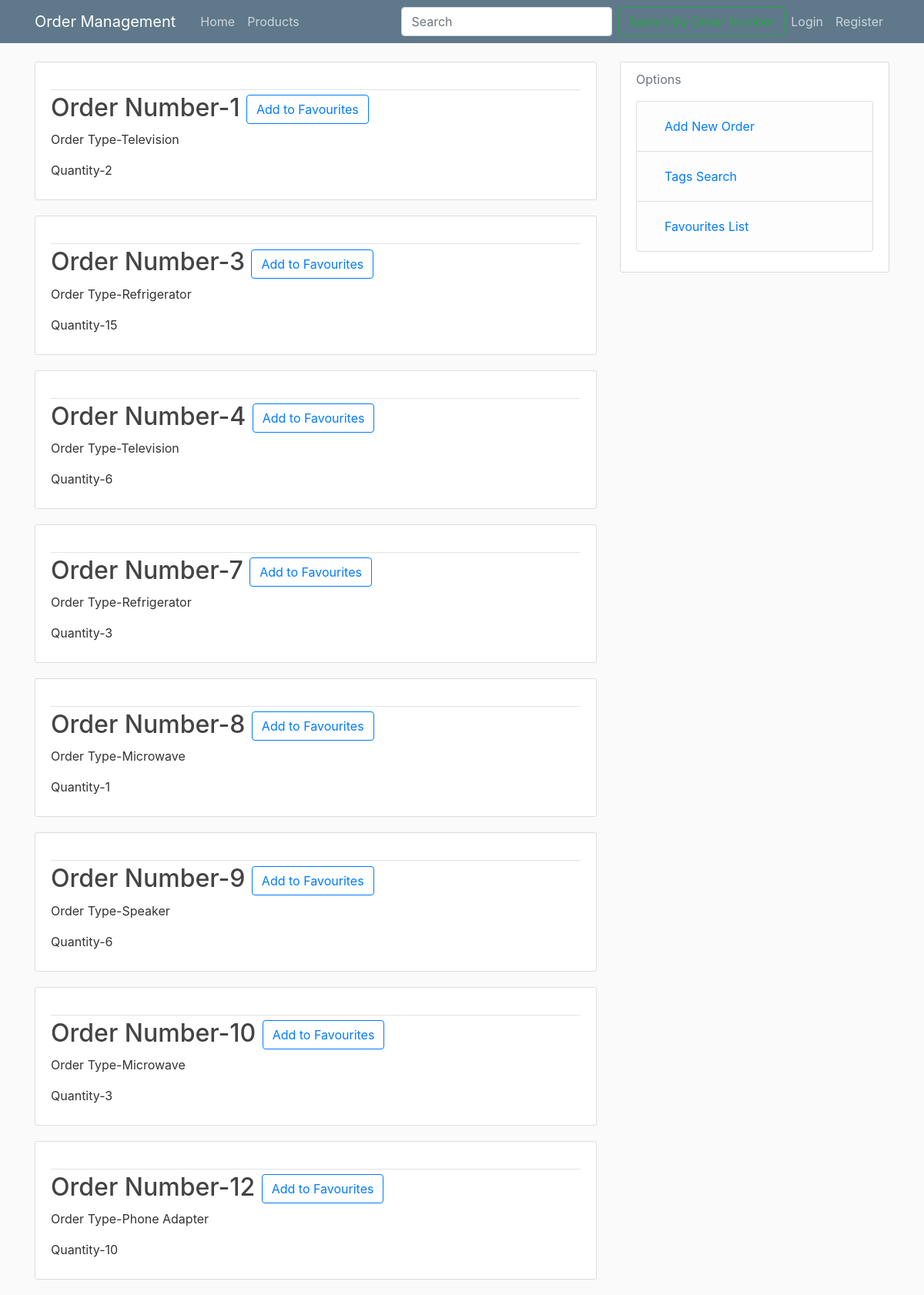
The page / on the database its author committed.
### order/models.py (models this page shows, shortened)
class Orders(models.Model):
    Name=models.CharField(max_length=100)
    Order_Number=models.IntegerField()
    Quantity=models.IntegerField(default=1)
    author = models.ForeignKey(User, on_delete=models.CASCADE)
    tags=TaggableManager()
    favourites=models.ManyToManyField(User,related_name='favourite',default=None,blank=None)

### order/views.py (the view)
# urls.py: path('', views.order, name='order_pg'),
def order(request):
    context={'orde':Orders.objects.all()}
    return render(request, 'order/odr.html',context)

### order/templates/order/odr.html (shortened to what this page needs)
{% extends "order/base.html" %}
{% block content %}
    {%for or in orde %}
    <article class="media content-section">
       <div class="media-body">
          <div class="article-metadata">
        </div>
        <h2><a class="article-title" href="{% url 'post-detail' or.id %}">Order Number-{{ or.Order_Number }}</a>
             {% if request.user.is_authenticated %}
                    <a href="{% url 'favourite_add' or.id%}" class="btn btn-outline-primary">Add to Favourites</a></h2>
                {% else %}
                    <a href="#" class="btn btn-outline-primary">Add to Favourites</a></h2>
                {% endif %}
          <p class="article-content">Order Type-{{ or.Name }}</p><p class="article-content">Quantity-{{ or.Quantity}}</p>
       </div>
    </article>
    {%endfor%}
{% endblock content %}

### order/templates/order/base.html (shortened to what this page needs)
{%load static%}
<!DOCTYPE html>
<html>
<head>
    <link rel="stylesheet" href="https://cdn.jsdelivr.net/npm/bootstrap@4.0.0/dist/css/bootstrap.min.css">
    <link rel="stylesheet" type="text/css" href="{% static 'order/main.css'%}">
    </head>
<body>
    <header class="site-header">
          <nav class="navbar navbar-expand-md navbar-dark bg-steel fixed-top">
            <div class="container">
              <a class="navbar-brand mr-4" href="{% url 'order_pg'%}">Order Management</a>
              <div class="collapse navbar-collapse" id="navbarToggle">
                <div class="navbar-nav mr-auto">
                  <a class="nav-item nav-link" href="{% url 'order_pg'%}">Home</a>
                  <a class="nav-item nav-link" href="#">Products</a>
                </div>
                  <form action="{% url 'search' %}" method="get" class="form-inline my-2 my-lg-0">
                    <input class="form-control mr-sm-2" type="text" name="query" type="search" placeholder="Search" aria-label="Search">
                    <button class="btn btn-outline-success my-2 my-sm-0" type="submit">Search By Order Number</button>
                  </form>
                <div class="navbar-nav">
                    {% if user.is_authenticated %}
                        <a class="nav-item nav-link" href="{% url 'profile'%}">Profile</a>
                        <a class="nav-item nav-link" href="{% url 'logout'%}">Logout</a>
                    {% else %}
                        <a class="nav-item nav-link" href="{% url 'login'%}">Login</a>
                        <a class="nav-item nav-link" href="{% url 'register'%}">Register</a>
                    {% endif %}
                </div>
              </div>
            </div>
          </nav>
    </header>
   <main role="main" class="container">
      <div class="row">
        <div class="col-md-8">
          {% block content %}{% endblock %}
        </div>
        <div class="col-md-4">
          <div class="content-section">
            <p class='text-muted'>Options
              <ul class="list-group">
                <li class="list-group-item list-group-item-light"><a class="nav-item nav-link" href="{% url 'post-create'%}">Add New Order</a></li>
                <li class="list-group-item list-group-item-light"><a class="nav-item nav-link" href="{% url 'tag'%}">Tags Search</a></li>
                <li class="list-group-item list-group-item-light"><a class="nav-item nav-link" href="{% url 'favourite_list' %}">Favourites List</a></li>
              </ul>
            </p>
          </div>
        </div>
      </div>
    </main>
</body>
</html>

### order/static/order/main.css (style rules this page uses)
body { background: #fafafa; color: #333333; margin-top: 5rem; }
h1, h2, h3, h4, h5, h6 { color: #444444; }
ul { margin: 0; }
.bg-steel { background-color: #5f788a; }
.site-header .navbar-nav .nav-link { color: #cbd5db; }
.content-section { background: #ffffff; padding: 10px 20px; border: 1px solid #dddddd; border-radius: 3px; margin-bottom: 20px; }
.article-title { color: #444444; }
.article-content { white-space: pre-line; }
.article-metadata { padding-bottom: 1px; margin-bottom: 4px; border-bottom: 1px solid #e3e3e3 }

### rows shown on the page
Orders: Order_Number "1", Name "Television", Quantity "2"
Orders: Order_Number "3", Name "Refrigerator", Quantity "15"
Orders: Order_Number "4", Name "Television", Quantity "6"
Orders: Order_Number "7", Name "Refrigerator", Quantity "3"
Orders: Order_Number "8", Name "Microwave", Quantity "1"
Orders: Order_Number "9", Name "Speaker", Quantity "6"
Orders: Order_Number "10", Name "Microwave", Quantity "3"
Orders: Order_Number "12", Name "Phone Adapter", Quantity "10"
